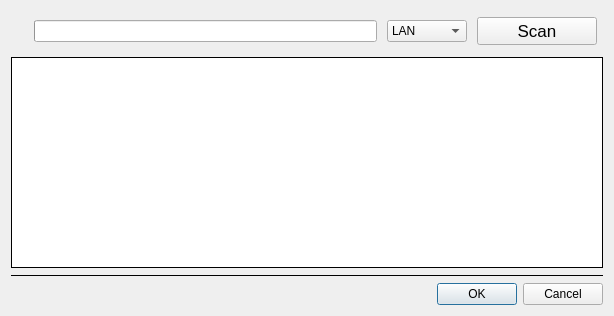
<?xml version="1.0" encoding="UTF-8"?>
<ui version="4.0">
 <class>MegaInterface</class>
 <widget class="QDialog" name="MegaInterface">
  <property name="geometry">
   <rect>
    <x>0</x>
    <y>0</y>
    <width>614</width>
    <height>316</height>
   </rect>
  </property>
  <property name="sizePolicy">
   <sizepolicy hsizetype="Preferred" vsizetype="Preferred">
    <horstretch>0</horstretch>
    <verstretch>0</verstretch>
   </sizepolicy>
  </property>
  <property name="minimumSize">
   <size>
    <width>0</width>
    <height>0</height>
   </size>
  </property>
  <property name="focusPolicy">
   <enum>Qt::TabFocus</enum>
  </property>
  <property name="windowTitle">
   <string>Interface</string>
  </property>
  <layout class="QVBoxLayout" name="verticalLayout_2">
   <item>
    <layout class="QHBoxLayout" name="horizontalLayout">
     <property name="spacing">
      <number>10</number>
     </property>
     <property name="leftMargin">
      <number>6</number>
     </property>
     <property name="topMargin">
      <number>6</number>
     </property>
     <property name="rightMargin">
      <number>6</number>
     </property>
     <property name="bottomMargin">
      <number>6</number>
     </property>
     <item>
      <widget class="QLabel" name="label_icon">
       <property name="text">
        <string/>
       </property>
       <property name="pixmap">
        <pixmap resource="../../res/res.qrc">:/res/image/icon/network.ico</pixmap>
       </property>
      </widget>
     </item>
     <item>
      <widget class="QProgressBar" name="progressBar">
       <property name="value">
        <number>0</number>
       </property>
       <property name="textVisible">
        <bool>false</bool>
       </property>
       <property name="invertedAppearance">
        <bool>false</bool>
       </property>
      </widget>
     </item>
     <item>
      <widget class="QComboBox" name="comboBox_DevType">
       <property name="sizePolicy">
        <sizepolicy hsizetype="Fixed" vsizetype="Fixed">
         <horstretch>0</horstretch>
         <verstretch>0</verstretch>
        </sizepolicy>
       </property>
       <property name="minimumSize">
        <size>
         <width>80</width>
         <height>0</height>
        </size>
       </property>
       <property name="maximumSize">
        <size>
         <width>80</width>
         <height>16777215</height>
        </size>
       </property>
       <item>
        <property name="text">
         <string>LAN</string>
        </property>
        <property name="icon">
         <iconset resource="../../res/res.qrc">
          <normaloff>:/res/image/icon/network.ico</normaloff>:/res/image/icon/network.ico</iconset>
        </property>
       </item>
       <item>
        <property name="text">
         <string>USB</string>
        </property>
        <property name="icon">
         <iconset resource="../../res/res.qrc">
          <normaloff>:/res/image/icon/usb.ico</normaloff>:/res/image/icon/usb.ico</iconset>
        </property>
       </item>
      </widget>
     </item>
     <item>
      <widget class="QPushButton" name="pushButton_Scan">
       <property name="sizePolicy">
        <sizepolicy hsizetype="Fixed" vsizetype="Fixed">
         <horstretch>0</horstretch>
         <verstretch>0</verstretch>
        </sizepolicy>
       </property>
       <property name="minimumSize">
        <size>
         <width>120</width>
         <height>0</height>
        </size>
       </property>
       <property name="maximumSize">
        <size>
         <width>120</width>
         <height>16777215</height>
        </size>
       </property>
       <property name="baseSize">
        <size>
         <width>0</width>
         <height>0</height>
        </size>
       </property>
       <property name="font">
        <font>
         <pointsize>13</pointsize>
        </font>
       </property>
       <property name="text">
        <string>Scan</string>
       </property>
      </widget>
     </item>
    </layout>
   </item>
   <item>
    <widget class="QTableView" name="tableView">
     <property name="font">
      <font>
       <pointsize>11</pointsize>
      </font>
     </property>
     <property name="autoFillBackground">
      <bool>false</bool>
     </property>
     <property name="frameShape">
      <enum>QFrame::Box</enum>
     </property>
     <property name="frameShadow">
      <enum>QFrame::Plain</enum>
     </property>
     <property name="lineWidth">
      <number>1</number>
     </property>
     <property name="sizeAdjustPolicy">
      <enum>QAbstractScrollArea::AdjustIgnored</enum>
     </property>
     <property name="editTriggers">
      <set>QAbstractItemView::NoEditTriggers</set>
     </property>
     <property name="showDropIndicator" stdset="0">
      <bool>false</bool>
     </property>
     <property name="dragDropOverwriteMode">
      <bool>false</bool>
     </property>
     <property name="alternatingRowColors">
      <bool>true</bool>
     </property>
     <property name="selectionBehavior">
      <enum>QAbstractItemView::SelectRows</enum>
     </property>
     <property name="sortingEnabled">
      <bool>true</bool>
     </property>
     <property name="wordWrap">
      <bool>false</bool>
     </property>
     <property name="cornerButtonEnabled">
      <bool>false</bool>
     </property>
     <attribute name="horizontalHeaderCascadingSectionResizes">
      <bool>true</bool>
     </attribute>
     <attribute name="horizontalHeaderDefaultSectionSize">
      <number>120</number>
     </attribute>
     <attribute name="horizontalHeaderMinimumSectionSize">
      <number>60</number>
     </attribute>
     <attribute name="horizontalHeaderStretchLastSection">
      <bool>true</bool>
     </attribute>
     <attribute name="verticalHeaderVisible">
      <bool>false</bool>
     </attribute>
     <attribute name="verticalHeaderDefaultSectionSize">
      <number>40</number>
     </attribute>
     <attribute name="verticalHeaderMinimumSectionSize">
      <number>30</number>
     </attribute>
    </widget>
   </item>
   <item>
    <widget class="Line" name="line">
     <property name="sizePolicy">
      <sizepolicy hsizetype="Expanding" vsizetype="Fixed">
       <horstretch>0</horstretch>
       <verstretch>0</verstretch>
      </sizepolicy>
     </property>
     <property name="font">
      <font>
       <pointsize>1</pointsize>
      </font>
     </property>
     <property name="frameShadow">
      <enum>QFrame::Plain</enum>
     </property>
     <property name="lineWidth">
      <number>1</number>
     </property>
     <property name="midLineWidth">
      <number>0</number>
     </property>
     <property name="orientation">
      <enum>Qt::Horizontal</enum>
     </property>
    </widget>
   </item>
   <item>
    <widget class="QDialogButtonBox" name="buttonBox">
     <property name="standardButtons">
      <set>QDialogButtonBox::Cancel|QDialogButtonBox::Ok</set>
     </property>
    </widget>
   </item>
  </layout>
 </widget>
 <resources>
  <include location="../../res/res.qrc"/>
 </resources>
 <connections/>
</ui>
